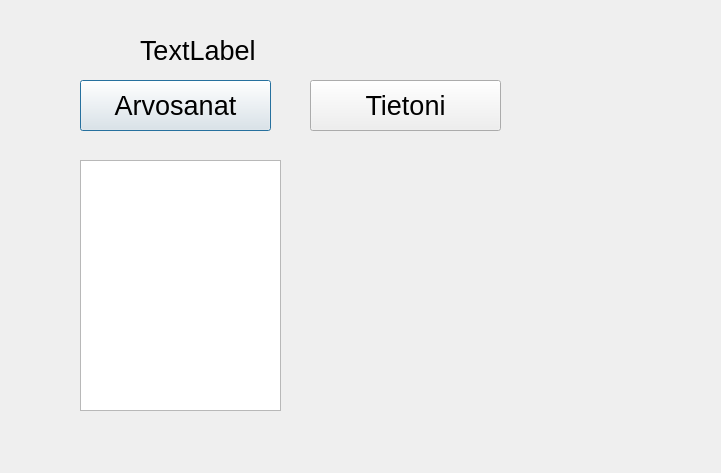
<?xml version="1.0" encoding="UTF-8"?>
<ui version="4.0">
 <class>StudentWindow</class>
 <widget class="QDialog" name="StudentWindow">
  <property name="geometry">
   <rect>
    <x>0</x>
    <y>0</y>
    <width>721</width>
    <height>473</height>
   </rect>
  </property>
  <property name="windowTitle">
   <string>Dialog</string>
  </property>
  <widget class="QLabel" name="labelIdstudent">
   <property name="geometry">
    <rect>
     <x>140</x>
     <y>30</y>
     <width>171</width>
     <height>41</height>
    </rect>
   </property>
   <property name="font">
    <font>
     <pointsize>20</pointsize>
    </font>
   </property>
   <property name="text">
    <string>TextLabel</string>
   </property>
  </widget>
  <widget class="QPushButton" name="btnGrades">
   <property name="geometry">
    <rect>
     <x>80</x>
     <y>80</y>
     <width>191</width>
     <height>51</height>
    </rect>
   </property>
   <property name="font">
    <font>
     <pointsize>20</pointsize>
    </font>
   </property>
   <property name="text">
    <string>Arvosanat</string>
   </property>
  </widget>
  <widget class="QPushButton" name="btnMyData">
   <property name="geometry">
    <rect>
     <x>310</x>
     <y>80</y>
     <width>191</width>
     <height>51</height>
    </rect>
   </property>
   <property name="font">
    <font>
     <pointsize>20</pointsize>
    </font>
   </property>
   <property name="text">
    <string>Tietoni</string>
   </property>
  </widget>
  <widget class="QTextEdit" name="textGrades">
   <property name="geometry">
    <rect>
     <x>80</x>
     <y>160</y>
     <width>201</width>
     <height>251</height>
    </rect>
   </property>
  </widget>
 </widget>
 <resources/>
 <connections/>
</ui>
